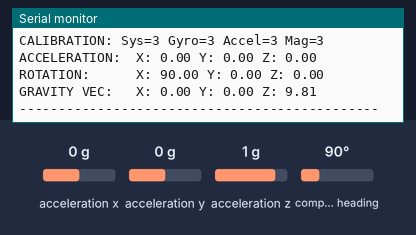
The program below on a simulated Arduino Nano, built with avr-gcc and run on an emulated ATmega328P. Shown: the last lines printed to the serial monitor. Inputs (shaded band) come from the test bench; at power-on: acceleration x 0 g, acceleration y 0 g, acceleration z 1 g, compass heading 90°. EEPROM starts erased.

Above: at 4.0 s.
4.1 s: acceleration x set to -1.4 g
At 4.18 s:
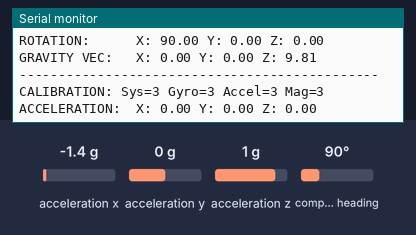
5.6 s: acceleration y set to -1.4 g
At 6.58 s:
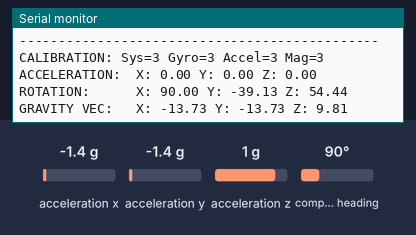
7.1 s: acceleration z set to -1.4 g
At 7.69 s:
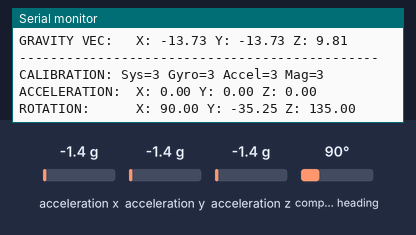
8.6 s: compass heading set to 7°
At 9.3 s:
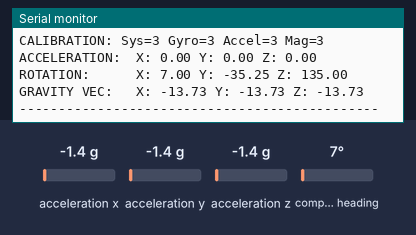
Timing chart, 0 to 11.1 s (numbered marks = the images above; inputs shaded):
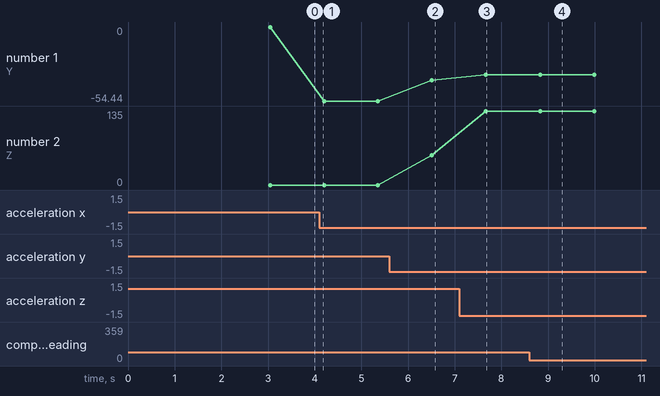

Measured:
- after the input at 5.6 s, the serial monitor: prints a new line after 0.91 s (image 2)
- after the input at 7.1 s, the serial monitor: prints a new line after 0.57 s (image 3)
- after the input at 8.6 s, the serial monitor: prints a new line after 0.23 s (image 4)
- plotted number 1: 0 → -54.44 after the input at 4.1 s, -54.44 → -39.13 after the input at 5.6 s, -39.13 → -35.25 after the input at 7.1 s
- plotted number 2: 0 → 54.44 after the input at 5.6 s, 54.44 → 135 after the input at 7.1 s

The program:

main.cpp
```cpp
#include <Arduino.h>
#include <Wire.h>
#include <EEPROM.h>
#include <SoftwareSerial.h>
#include <Adafruit_Sensor.h>
#include <Adafruit_BNO055.h>
#include <utility/imumaths.h>
#include <Serialize.h>

#define BNO055_SAMPLERATE_DELAY_MS (1000)
int calib_data_addr = 0x0000;
const long imu_id = 55;
Adafruit_BNO055 bno = Adafruit_BNO055(imu_id);
sensor_t imu_sensor;
uint8_t sys, gyro, accel, mag;

typedef Serialize< adafruit_bno055_offsets_t > CalFrame;
CalFrame calib_frame;

void displayCalStatus(void)
{
    sys = gyro = accel = mag = 0;
    bno.getCalibration(&sys, &gyro, &accel, &mag);

    if (!sys)
    {
        Serial.print("! ");
    }

    Serial.print("Sys=");
    Serial.print(sys, DEC);
    Serial.print(" Gyro=");
    Serial.print(gyro, DEC);
    Serial.print(" Accel=");
    Serial.print(accel, DEC);
    Serial.print(" Mag=");
    Serial.println(mag, DEC);
}

void displaySensorOffsets(adafruit_bno055_offsets_t &calib_data)
{
    Serial.print("Accelerometer: ");
    Serial.print(calib_data.accel_offset_x);
    Serial.print(" ");
    Serial.print(calib_data.accel_offset_y);
    Serial.print(" ");
    Serial.print(calib_data.accel_offset_z);
    Serial.print(" ");

    Serial.print("\nGyro: ");
    Serial.print(calib_data.gyro_offset_x);
    Serial.print(" ");
    Serial.print(calib_data.gyro_offset_y);
    Serial.print(" ");
    Serial.print(calib_data.gyro_offset_z);
    Serial.print(" ");

    Serial.print("\nMag: ");
    Serial.print(calib_data.mag_offset_x);
    Serial.print(" ");
    Serial.print(calib_data.mag_offset_y);
    Serial.print(" ");
    Serial.print(calib_data.mag_offset_z);
    Serial.print(" ");

    Serial.print("\nAccel Radius: ");
    Serial.print(calib_data.accel_radius);

    Serial.print("\nMag Radius: ");
    Serial.print(calib_data.mag_radius);
}

void bnoStartup(void)
{
    long bno_id;
    bool found_calib = false;

    EEPROM.get(calib_data_addr, bno_id);

    bno.getSensor(&imu_sensor);
    if (bno_id != imu_sensor.sensor_id)
    {
        Serial.println("\nNo Calibration Data for this sensor exists in EEPROM");
        delay(500);
    }
    else
    {
        Serial.println("\nFound Calibration for this sensor in EEPROM.");
        calib_data_addr += sizeof(long);
        EEPROM.get(calib_data_addr, calib_frame.bytes);
        displaySensorOffsets(calib_frame.data);

        Serial.println("\n\nRestoring Calibration data to the BNO055...");
        bno.setSensorOffsets(calib_frame.data);

        Serial.println("\n\nCalibration data loaded into BNO055");
        found_calib = true;
    }

    delay(1000);
    bno.setExtCrystalUse(true); // Crystal must be configured AFTER calibration

    if (found_calib)
    {
        Serial.println("Move sensor slightly to calibrate magnetometers");
        while (!bno.isFullyCalibrated())
        {
            delay(BNO055_SAMPLERATE_DELAY_MS);
        }
    }
    else
    {
        Serial.println("Please Calibrate Sensor: ");
        while (!bno.isFullyCalibrated())
        {
            imu::Vector<3> ang = bno.getVector(Adafruit_BNO055::VECTOR_EULER);

            Serial.print("X: ");
            Serial.print(ang.x(), 4);
            Serial.print("\tY: ");
            Serial.print(ang.y(), 4);
            Serial.print("\tZ: ");
            Serial.print(ang.z(), 4);

            Serial.print("\t");
            displayCalStatus();
            Serial.println();
            delay(BNO055_SAMPLERATE_DELAY_MS);
        }
    }

    Serial.println("\nFully calibrated!");
    Serial.println("--------------------------------");
    Serial.println("Calibration Results: ");
    bno.getSensorOffsets(calib_frame.data);
    displaySensorOffsets(calib_frame.data);

    Serial.println("\n\nStoring calibration data to EEPROM...");

    calib_data_addr = 0x0000;
    bno.getSensor(&imu_sensor);
    bno_id = imu_sensor.sensor_id;
    EEPROM.put(calib_data_addr, bno_id);

    calib_data_addr += sizeof(long);
    EEPROM.put(calib_data_addr, calib_frame.bytes);
    Serial.println("Data stored to EEPROM.");
}

void setup()
{
    Serial.begin(9600);

    Serial.println("##############################################");
    Serial.println("          IMU + ALTIMETER + GPS TEST          ");
    Serial.println("##############################################");

    if (!bno.begin())
    {
        Serial.println("No IMU detected");
        while (1)
            ;
    }

    delay(1000);

    bnoStartup();


    Serial.println("Calibration values:\n0=uncalibrated, 3=fully calibrated");
    Serial.println("");
    Serial.println("----------------------------------------------");
}

void loop()
{


    // Possible vector values can be:
    // - VECTOR_ACCELEROMETER - m/s^2
    // - VECTOR_MAGNETOMETER  - uT
    // - VECTOR_GYROSCOPE     - rad/s
    // - VECTOR_EULER         - degrees
    // - VECTOR_LINEARACCEL   - m/s^2
    // - VECTOR_GRAVITY       - m/s^2
    Serial.print("CALIBRATION: ");
    displayCalStatus();

    imu::Vector<3> acc = bno.getVector(Adafruit_BNO055::VECTOR_LINEARACCEL);
    imu::Vector<3> ang = bno.getVector(Adafruit_BNO055::VECTOR_EULER);
    imu::Vector<3> grav = bno.getVector(Adafruit_BNO055::VECTOR_GRAVITY);

    /* Display the floating point data */
    Serial.print("ACCELERATION:  ");
    Serial.print("X: ");
    Serial.print(acc.x(), 2);
    Serial.print(" Y: ");
    Serial.print(acc.y(), 2);
    Serial.print(" Z: ");
    Serial.print(acc.z(), 2);
    Serial.println();

    Serial.print("ROTATION:      ");
    Serial.print("X: ");
    Serial.print(ang.x(), 2);
    Serial.print(" Y: ");
    Serial.print(ang.y(), 2);
    Serial.print(" Z: ");
    Serial.print(ang.z(), 2);
    Serial.println();

    Serial.print("GRAVITY VEC:   ");
    Serial.print("X: ");
    Serial.print(grav.x(), 2);
    Serial.print(" Y: ");
    Serial.print(grav.y(), 2);
    Serial.print(" Z: ");
    Serial.print(grav.z(), 2);
    Serial.println();

    Serial.println("----------------------------------------------");

    delay(BNO055_SAMPLERATE_DELAY_MS);
}
```
